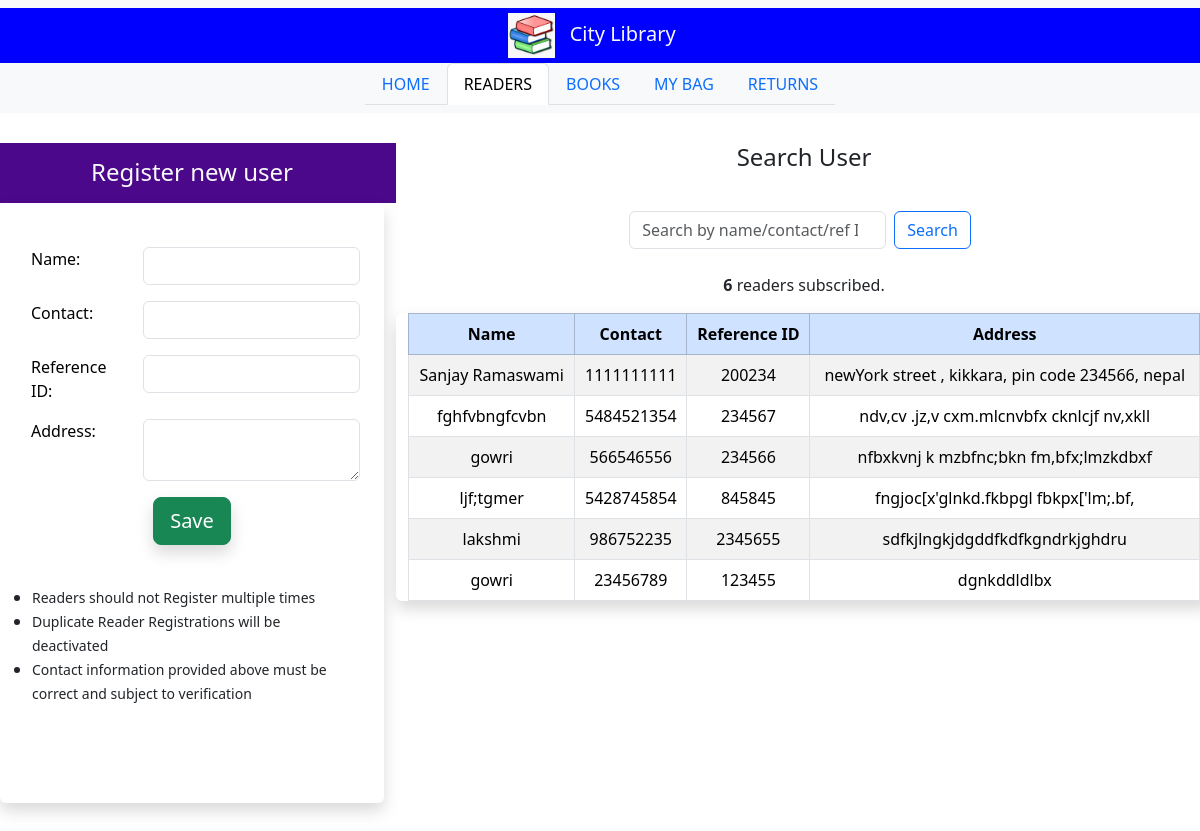
The page /readers/ on the database as committed earlier.
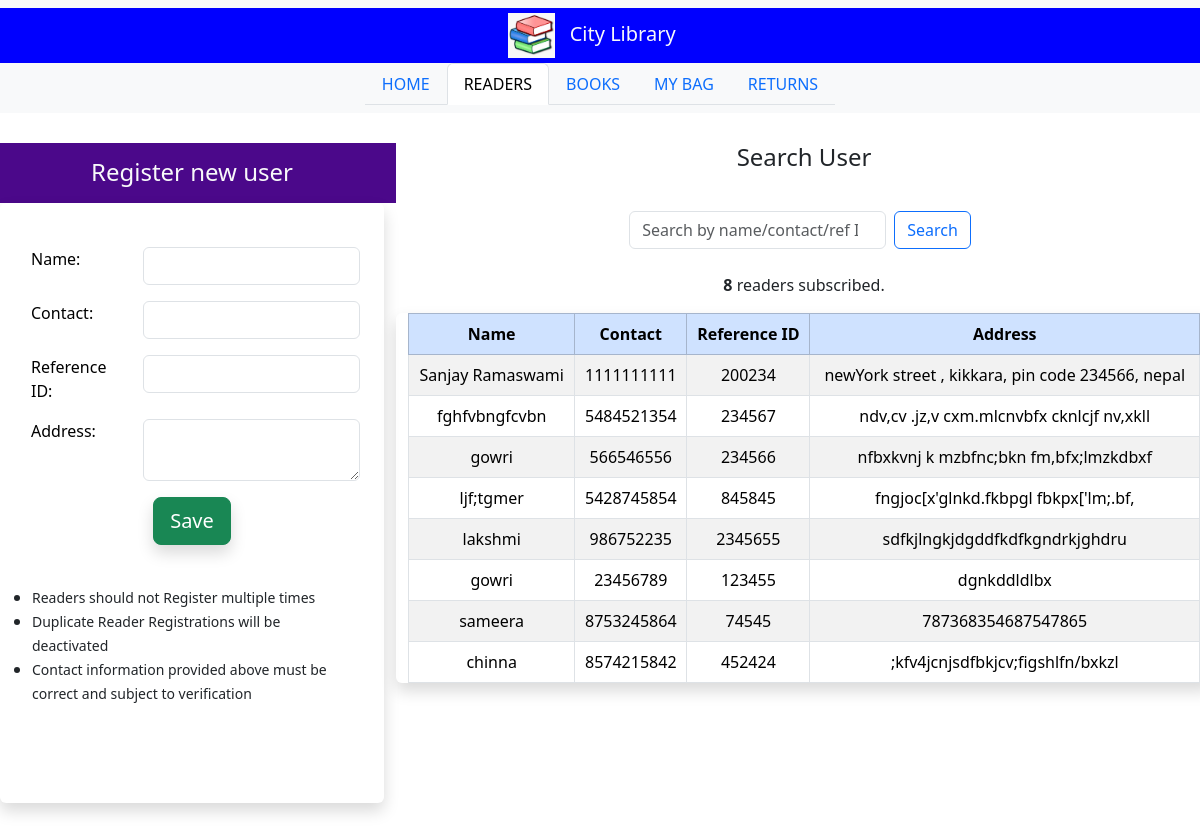
The same page on the database as committed later.
### lims_app/models.py (models this page shows, shortened)
class reader(models.Model):
    referece_id = models.CharField(max_length=200)
    reader_name = models.CharField(max_length=200)
    reader_contact = models.CharField(max_length=200)
    reader_address = models.TextField()
    active  = models.BooleanField(default=True)

### lims_app/views.py (the view, shortened to what this page needs)
# urls.py: path('readers/', readers_tab, name='readers_tab'),
def readers_tab(request):
    search_query = request.GET.get("search")
    if search_query and search_query.strip() != "":
        readers = reader.objects.filter(
            Q(reader_name__icontains=search_query) |
            Q(reader_contact__icontains=search_query) |
            Q(referece_id__icontains=search_query),
            active=True
        )
    else:
        readers = reader.objects.filter(active=True)
    return render(request, "readers.html", {
        "current_tab": "readers",
        "readers": readers,
        "search_query": search_query or ""
    })

### lims_app/templates/readers.html (shortened to what this page needs)
<!DOCTYPE html>
{% extends "index.html" %}
{% load static %}
{% block main_content %}
<div class="container-flex text-center justify-content-center align-items-center" style="padding-top: 10px; padding-bottom: 20px; margin-top: 10px;">
  <div class="row justify-content-center align-middle" style="margin-top: 10px; height: 60px;">
    <div class="col-md-4 text-light" style="background-color: #4B088A;">
      <h4 style="margin-top: 15px;">Register new user</h4>
    </div>
    <div class="col-md-8">
      <h4>Search User</h4>
    </div>
  </div>
  <div class="row">
    <div class="col-md-4">
      <div class="container shadow p-3 mb-5 bg-body rounded" style="overflow-y: auto; height: 600px; background: #CEECF5;">
        <form class="d-flex flex-column" action="{% url 'readers_tab' %}" method="POST">
          <table class="table table-borderless" style="margin-top: 20px;">
            <tr>
              <td style="text-align: left; padding-left: 15px;">Name:</td>
              <td><input type="text" class="form-control" name="reader_name" required /></td>
            </tr>
            <tr>
              <td style="text-align: left; padding-left: 15px;">Contact:</td>
              <td><input type="text" class="form-control" name="reader_contact" required /></td>
            </tr>
            <tr>
              <td style="text-align: left; padding-left: 15px;">Reference ID:</td>
              <td><input type="text" class="form-control" name="referece_id" required /></td>
            </tr>
            <tr>
              <td style="text-align: left; padding-left: 15px;">Address:</td>
              <td><textarea class="form-control" name="reader_address" required></textarea></td>
            </tr>
            <tr>
              <td colspan="2" class="text-center">
                <button class="btn btn-success btn-lg shadow" type="submit">Save</button>
              </td>
            </tr>
          </table>
        </form>
        <ul class="mt-3 text-start px-3">
          <li><small>Readers should not Register multiple times</small></li>
          <li><small>Duplicate Reader Registrations will be deactivated</small></li>
          <li><small>Contact information provided above must be correct and subject to verification</small></li>
        </ul>
      </div>
    </div>
    <div class="col-md-8">
      <div class="row">
        <nav class="navbar bg-body-light">
          <div class="container-fluid justify-content-center align-items-center">
            <form class="d-flex" method="GET" action="{% url 'readers_tab' %}">
              <input class="form-control me-2" type="search" placeholder="Search by name/contact/ref ID" name="search" value="{{ search_query }}" />
              <button class="btn btn-outline-primary me-2" type="submit">Search</button>
            </form>
          </div>
        </nav>
      </div>
      <div class="row mt-3">
        <p><strong>{{ readers|length }}</strong> reader{{ readers|length|pluralize }} subscribed.</p>
        <div class="table-responsive shadow rounded">
          <table class="table table-striped table-hover table-bordered align-middle mb-0">
            <thead class="table-primary text-center">
              <tr>
                <th>Name</th>
                <th>Contact</th>
                <th>Reference ID</th>
                <th>Address</th>
              </tr>
            </thead>
            <tbody>
              {% for r in readers %}
                <tr class="text-center">
                  <td>{{ r.reader_name }}</td>
                  <td>{{ r.reader_contact }}</td>
                  <td>{{ r.referece_id }}</td>
                  <td>{{ r.reader_address }}</td>
                </tr>
              {% empty %}
                <tr>
                  <td colspan="4" class="text-center text-danger">No readers found.</td>
                </tr>
              {% endfor %}
            </tbody>
          </table>
        </div>
      </div>
    </div>
  </div>
</div>
{% endblock %}

### lims_app/templates/index.html (shortened to what this page needs)
<!doctype html>
{% load static %}
<html lang="en">
  <head>
    <link href="https://cdn.jsdelivr.net/npm/bootstrap@5.3.7/dist/css/bootstrap.min.css" rel="stylesheet">
  </head>
  <body>
    <nav class="navbar bg-body-tertiary">
      <div class="container-fluid justify-content-center align-items-center" style="background-color: #0000ff;">
        <span class="navbar-brand mb-0 h1 text-light">
          <img src="{% static 'OIP.jpeg' %}" alt="LIMS" height="45" style="margin-right: 10px;">
          City Library
        </span>
      </div>
      <div class="container-fluid d-flex justify-content-center">
        <ul class="nav nav-tabs">
          <li class="nav-item">
            <a class="nav-link {% if current_tab == 'home' %}active{% endif %}" href="/home">HOME</a>
          </li>
          <li class="nav-item">
            <a class="nav-link {% if current_tab == 'readers' %}active{% endif %}" href="/readers">READERS</a>
          </li>
          <li class="nav-item">
            <a class="nav-link {% if current_tab == 'books' %}active{% endif %}" href="/books">BOOKS</a>
          </li>
          <li class="nav-item">
            <a class="nav-link {% if current_tab == 'mybag' %}active{% endif %}" href="/mybag">MY BAG</a>
          </li>
          <li class="nav-item">
            <a class="nav-link {% if current_tab == 'returns' %}active{% endif %}" href="/returns">RETURNS</a>
          </li>
        </ul>
      </div>
    </nav>
    {% block main_content %}
    {% endblock %}
  </body>
</html>

Rows that differ between the two databases and show on the page:
added reader: reader_name "sameera", reader_contact "8753245864", referece_id "74545", reader_address "787368354687547865"
added reader: reader_name "chinna", reader_contact "8574215842", referece_id "452424", reader_address ";kfv4jcnjsdfbkjcv;figshlfn/bxkzl"
Other text that changed with them:
{{ readers|length }}: "6" → "8"
